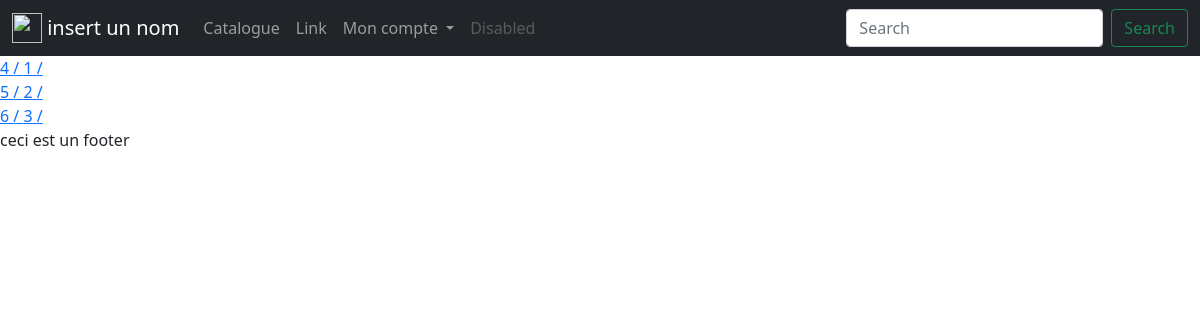
The page /manga/Levius on the database its author committed.
### tables this page shows
CREATE TABLE IF NOT EXISTS manga_tome(
    id INTEGER PRIMARY KEY AUTO_INCREMENT,
    numero_du_tome INTEGER,
    resume_du_tome TEXT,
    date_de_sortie DATE,
    price FLOAT,
    id_image INTEGER,
    quantite_stock INTEGER,
    id_manga INTEGER,
    ean VARCHAR(20),
   FOREIGN KEY (id_image)
	REFERENCES  image(id) ON UPDATE CASCADE ON DELETE  NO ACTION,
    FOREIGN KEY (id_manga)
	REFERENCES manga(id) ON UPDATE CASCADE ON DELETE NO ACTION
);

### model/Connection.php (called while the page is built)
<?php
class Connection {
    public static function getPDO():PDO
    {
         return new PDO(DBDSN,DBUSERNAME,DBPASSWORD,[
            PDO::ATTR_ERRMODE=>PDO::ERRMODE_EXCEPTION
        ]);
    }
}

### model/Sql.php (called while the page is built, shortened)
<?php
abstract class Sql{
    public function __construct(){
        $this->pdo = Connection::getPDO();
    }
}

### model/SqlManga.php (called while the page is built, shortened)
<?php
class SqlManga extends Sql{
    protected $class=Manga::class;
    public function selectTitre($value){
        $titre = str_replace("-", " ",$value );
        $sql="SELECT i.id,i.titre,i.dessinateur,i.scenariste,i.editeur_oeuvre_origine,c.categorie
            FROM manga AS i,categorie AS c
            WHERE i.id_categorie=c.id and i.titre LIKE :titre";
        $query=$this->pdo->prepare($sql);
        $query->execute(['titre'=>$titre]);
        $query->setFetchMode(PDO::FETCH_CLASS,$this->class);
        $result=$query->fetch();
        return $result;
    }
}

### model/Manga.php (called while the page is built, shortened)
<?php
class Manga
{
    private $id;
    public function getId()
    {
        return $this->id;
    }
}

### model/SqlMangaDetail.php (called while the page is built, shortened)
<?php
class SqlMangaDetail extends Sql{
    protected $class=DetailManga::class;
    public function all($id){
    $sql="SELECT id,numero_du_tome,date_de_sortie,price,quantite_stock,id_manga
        FROM manga_tome
        WHERE id_manga = ".$id;
    $query=$this->pdo->query($sql);
    $query->setFetchMode(PDO::FETCH_CLASS, $this->class);
    $result= $query->fetchAll();
    return $result;
    }
}

### model/DetailManga.php (the view, shortened to what this page needs)
<?php
class DetailManga extends Manga{
        private $id;
        private $numero_du_tome;
        private $resume_du_tome;
        public function __toString(){
            return $this->getId(). " / ". $this->getNumero_du_tome() . " / ". $this->getResume_du_tome()."</br>";
        }
        public function getResume_du_tome()
        {
                return $this->resume_du_tome;
        }
        public function getNumero_du_tome()
        {
                return $this->numero_du_tome;
        }
        public function getId()
        {
                return $this->id;
        }
}

### view/mangaDetail.php
<?php
foreach($detail as $list)
{
    echo '<a href='.REQ_TYPE_ID.'/'.$list->getNumero_du_tome().'>'.$list."</a>";
}

### rows shown on the page
manga_tome: id "4", numero_du_tome "1"
manga_tome: id "5", numero_du_tome "2"
manga_tome: id "6", numero_du_tome "3"
